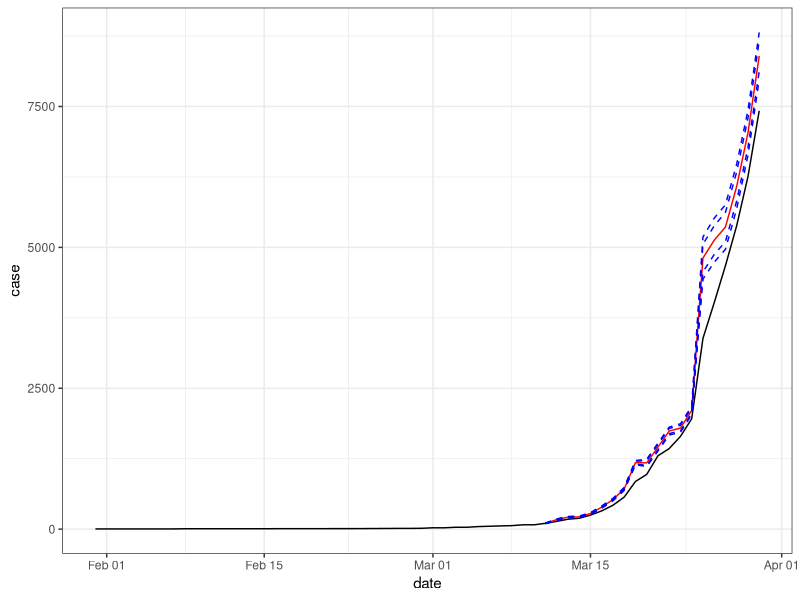
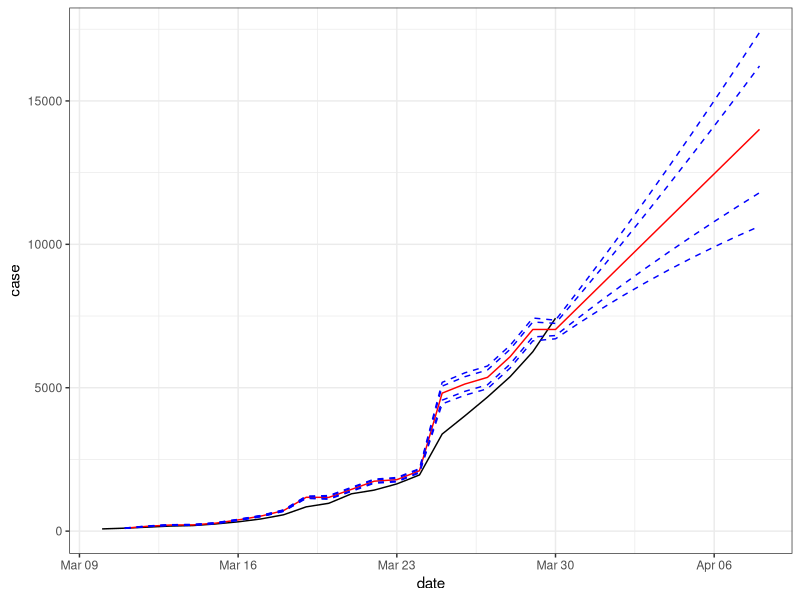

The R script that drew these images, in order:
library(ggplot2)
library(tidyverse)
library(forecast)

###dry run
#notes on each step are in the functions 
covid <- read.csv("covid19.csv")
covid$date <- as.Date(covid$date,format="%d-%m-%Y")
covid %>% 
  filter(prname=="Canada") %>%
  select(date, numconf) -> covidCanada
covidCanada
dcovid <- as.data.frame(seq.Date(min(covid$date),max(covid$date),by="day"))
colnames(dcovid) <- c("date")

covidCanada <- left_join(dcovid,covidCanada,by="date") %>% rename(case=numconf)
covidCanada$case <- as.integer(as.character(covidCanada$case))
x <- NULL
for (i in 1:nrow(covidCanada)){
  if (class(covidCanada[i,2])=="integer" & !is.na(covidCanada[i,2])){
    x <- covidCanada[i,2]
  }
  if (is.na(covidCanada[i,2])==TRUE){
    covidCanada[i,2] <- x
  }
}

covidCanada

covidCanada[,"Pred"] <- as.data.frame(matrix(ncol=1,nrow=nrow(covidCanada)))
covidCanada[,"Lo80"] <- as.data.frame(matrix(ncol=1,nrow=nrow(covidCanada)))
covidCanada[,"Hi80"] <- as.data.frame(matrix(ncol=1,nrow=nrow(covidCanada)))
covidCanada[,"Lo95"] <- as.data.frame(matrix(ncol=1,nrow=nrow(covidCanada)))
covidCanada[,"Hi95"] <- as.data.frame(matrix(ncol=1,nrow=nrow(covidCanada)))


for (i in 1:20){
  fit <- forecast(auto.arima(covidCanada[1:40+i,2]))
  covidCanada[40+i,"Pred"] <- fit$mean[1]
  covidCanada[40+i,c("Lo80","Lo95")] <- fit$lower[1,1:2]
  covidCanada[40+i,c("Hi80","Hi95")] <- fit$upper[1,1:2]
}
ggplot(covidCanada,aes(x=date)) + 
  geom_line(aes(y=case)) +
  geom_line(aes(y=Pred),color="red") +
  geom_line(aes(y=Lo80), color = "blue", linetype = "dashed") +
  geom_line(aes(y=Hi80), color = "blue", linetype = "dashed") +
  geom_line(aes(y=Lo95), color = "blue", linetype = "dashed") +
  geom_line(aes(y=Hi95), color = "blue", linetype = "dashed") +
  theme_bw()
covidCanada



forecast <- forecast(auto.arima(covidCanada[1:59,2]))

covidCanada[60:69,"Pred"] <- forecast$mean
covidCanada[60:69,c("Lo80","Lo95")] <- forecast$lower[,1:2]
covidCanada[60:69,c("Hi80","Hi95")] <- forecast$upper[,1:2]

for (i in 60:69){
  covidCanada[i,1] <- covidCanada[i-1,1]+1 
}
ggplot(covidCanada[40:69,],aes(x=date)) + 
  geom_line(aes(y=case)) +
  geom_line(aes(y=Pred),color="red") +
  geom_line(aes(y=Lo80), color = "blue", linetype = "dashed") +
  geom_line(aes(y=Hi80), color = "blue", linetype = "dashed") +
  geom_line(aes(y=Lo95), color = "blue", linetype = "dashed") +
  geom_line(aes(y=Hi95), color = "blue", linetype = "dashed") +
  theme_bw()

covidCanada

###extractor function 
#takes in the name of the province and the name of the columns, both in the string form
#outputs the dataframe with the cases variable of interest in the province by date 
extract <- function(pn,cn){
  covid %>% 
    filter(prname==pn) %>%
    select(date, cn) -> covidCanada
  
  #the data source excluded the days where there's no change in number
  #autofill a dataframe with the dates from the first day to the current day
  dcovid <- as.data.frame(seq.Date(min(covid$date),max(covid$date),by="day"))
  colnames(dcovid) <- c("date")
  
  #merge the case data into the dataframe with all dates 
  covidCanada <- left_join(dcovid,covidCanada,by="date") %>% rename(case=cn)
  #after merging, the days where there's no change in number will have NA values
  
  #convert the case column from factor to numeric integer 
  covidCanada$case <- as.integer(as.character(covidCanada$case))
  
  ##fill the NA values 
  #initialize value-storage variable x
  x <- NULL
  #some provinces have 0 case on the first day of all, so after the merge the value will be NA on the first day
  #if the value is NA then fill the cell with 0 until an actual value is encountered
  if (is.na(covidCanada[1,2])==TRUE){
    x = 0
  }
  #check the cells for actual numerical values and not NA
  for (i in 1:nrow(covidCanada)){
    if (class(covidCanada[i,2])=="integer" & !is.na(covidCanada[i,2])){
      #if the cell actually contains a value then the value-storage variable will change to that value
      x <- covidCanada[i,2]
    }
    #if the cell has NA value, then fill it with whatever value saved in the value-storage variable
    #either 0 or an actual value
    if (is.na(covidCanada[i,2])==TRUE){
      covidCanada[i,2] <- x
    }
  }
  
  #create columns to contain the forecast
  #not the most convenient way to add more columns to a dataframe...
  #the *forecast* function from the package *forecast* will be used
  #the *forecast* function will compute these values that will be useful on the plot
  covidCanada[,"Pred"] <- as.data.frame(matrix(ncol=1,nrow=nrow(covidCanada)))
  covidCanada[,"Lo80"] <- as.data.frame(matrix(ncol=1,nrow=nrow(covidCanada)))
  covidCanada[,"Hi80"] <- as.data.frame(matrix(ncol=1,nrow=nrow(covidCanada)))
  covidCanada[,"Lo95"] <- as.data.frame(matrix(ncol=1,nrow=nrow(covidCanada)))
  covidCanada[,"Hi95"] <- as.data.frame(matrix(ncol=1,nrow=nrow(covidCanada)))
  
  #not necessary but good to have a look at the created dataframe...
  print(covidCanada)
}

#model training function with data
#not really useful... but could probably tell whether the model is underestimating or overestimating from here... 
#the extractor function is called in here so there's no need to call the extractor function and save the dataframe in an object
trainForecast <- function(pn,cn){
  #embed extractor function
  #extractor function takes name of province and name of column both in strings
  covidCanada <- extract(pn,cn)
  
  #the number of rows of the dataset
  #useful for indexing in loops
  nrow <- nrow(covidCanada)
  
  #use 20 less data to train model
  for (i in 1:20){
    #use auto arima to automatically select the model with smallest aic
    #new models will be trained whenever a new value is incorporated
    #not sure if it's a good practice...
    #save forecast object for data extraction later 
    fit <- forecast(auto.arima(covidCanada[1:(nrow-20)+i,2]))
    
    #the predicted value of the first upcoming datapoint is in the $mean[1] of the forecast object
    covidCanada[(nrow-20)+i,"Pred"] <- fit$mean[1]
    #extract lower CI at 80% and 95% 
    covidCanada[(nrow-20)+i,c("Lo80","Lo95")] <- fit$lower[1,1:2]
    #same thing but upper CI
    covidCanada[(nrow-20)+i,c("Hi80","Hi95")] <- fit$upper[1,1:2]
  }
  
  #not necessary but why not have a look at the df to check if the values are properly stored in
  print(covidCanada)
  
  #now plotting
  #start the plot from the preceeding 30 points
  ggplot(covidCanada[(nrow-30):nrow,],aes(x=date)) +
    geom_line(aes(y=case)) +
    geom_line(aes(y=Pred),color="red") +
    geom_line(aes(y=Lo80), color = "blue", linetype = "dashed") +
    geom_line(aes(y=Hi80), color = "blue", linetype = "dashed") +
    geom_line(aes(y=Lo95), color = "blue", linetype = "dashed") +
    geom_line(aes(y=Hi95), color = "blue", linetype = "dashed") +
    #personal favourite theme in ggplot
    theme_bw()
}


##actual forecaster function
#extractor function embedded so no need to call it separately 
forecaster <- function(pn,cn){
  #embed extractor function
  #extractor function takes name of province and name of column both in strings
  covidCanada <- extract(pn,cn)
  #the number of observations in the data, for indexing purpose later
  nrow <- nrow(covidCanada)
  #save the forecast object from the model training 
  #the model uses 1 less data point than the actual number of the observation.
  #when forecasting, the first forecast value will be an already-made observation
  #not sure how useful it is in terms of checking model performance... but why not
  forecast <- forecast(auto.arima(covidCanada[1:(nrow-1),2]))
  
  #the forecast is made on 10 values at a time
  #since one observation was taken off, the first forecast will be for that observation
  #so there's only 9 new forecast left
  #hence indexing +9 
  covidCanada[nrow:(nrow+9),"Pred"] <- forecast$mean
  covidCanada[nrow:(nrow+9),c("Lo80","Lo95")] <- forecast$lower[,1:2]
  covidCanada[nrow:(nrow+9),c("Hi80","Hi95")] <- forecast$upper[,1:2]
  
  #autofill the dates for the new forecast 
  for (i in nrow:(nrow+9)){
    covidCanada[i,1] <- covidCanada[i-1,1]+1 
  }
  
  #again not necessary but why not take a look at the numbers and look at the graph later... 
  print(covidCanada)
  
  #plotting
  #show 10 preceeding values up to the newest forecasted value
  ggplot(covidCanada[(nrow-10):(nrow+9),],aes(x=date)) + 
    geom_line(aes(y=case)) +
    geom_line(aes(y=Pred),color="red") +
    geom_line(aes(y=Lo80), color = "blue", linetype = "dashed") +
    geom_line(aes(y=Hi80), color = "blue", linetype = "dashed") +
    geom_line(aes(y=Lo95), color = "blue", linetype = "dashed") +
    geom_line(aes(y=Hi95), color = "blue", linetype = "dashed") +
    theme_bw()
}

###forecaster function with an option to choose how many days to go back when training the model for forecasting 
#6 days of lag in data confirmation was noted in the source
#meaning the data point from up to 6 days before the current date until the current date may be unreliable and is probably not useful as training data
forecasterDB <- function(pn,cn,db){
  #embed extractor function 
  #extractor function takes the name of the province and the name of the column, both in string 
  covidCanada <- extract(pn,cn)
  #record the number of rows of the subsetted dataset for indexing purpose
  nrow <- nrow(covidCanada)
  #this is the index of the data which the user will use to train the model
  #get it by subtracting the defined day lags (db) from the number of total observation in the dataframe 
  val <- nrow-db
  #subset the training data and fit the model
  forecast <- forecast(auto.arima(covidCanada[1:val,2]))
  
  #saving forecast and CI values into the dataframe 
  covidCanada[val:(val+9),"Pred"] <- forecast$mean
  covidCanada[val:(val+9),c("Lo80","Lo95")] <- forecast$lower[,1:2]
  covidCanada[val:(val+9),c("Hi80","Hi95")] <- forecast$upper[,1:2]
  
  #autofill the dates for the new forecast values
  for (i in val:(val+9)){
    covidCanada[i,1] <- covidCanada[i-1,1]+1 
  }
  
  #display the data table
  print(covidCanada)
  
  #plot 
  ggplot(covidCanada[(val-10):(val+9),],aes(x=date)) + 
    geom_line(aes(y=case)) +
    geom_line(aes(y=Pred),color="red") +
    geom_line(aes(y=Lo80), color = "blue", linetype = "dashed") +
    geom_line(aes(y=Hi80), color = "blue", linetype = "dashed") +
    geom_line(aes(y=Lo95), color = "blue", linetype = "dashed") +
    geom_line(aes(y=Hi95), color = "blue", linetype = "dashed") +
    theme_bw()
}

